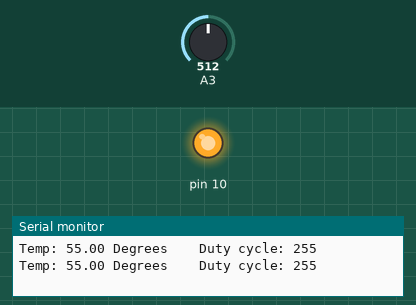
The sketch below on a simulated Arduino Uno, built with avr-gcc and run on an emulated ATmega328P. Shown: output pins drawn as LEDs (lit = HIGH), the last lines printed to the serial monitor. The test bench sets the inputs (shaded band); at power-on: A3 = 512.

Above: at 1.8 s.
1.9 s: A3 set to 343
3.4 s: A3 set to 313
At 4.8 s:
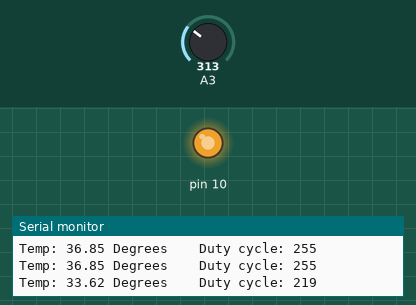
5.5 s: A3 set to 122
At 6.4 s:
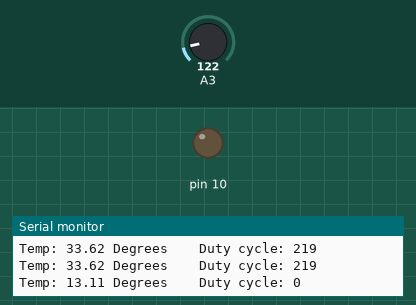
Timing chart, 0 to 8.5 s (numbered marks = the images above; inputs shaded):
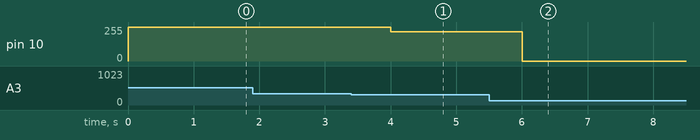

Measured:
- after the input at 3.4 s, pin 10: 255/255 → 219/255 after 0.60 s
- after the input at 5.5 s, pin 10: 219/255 → 0/255 after 0.51 s

The sketch:

zhinengwenkongfengshan3.4.ino
```cpp
double analogVotage;  //模拟电压值
double temp;          //温度
unsigned int dutyCycle;  //占空比
unsigned int tempMin = 25;  //零速温度，设为串口观察到的环境温度
unsigned int tempMax = 35;  //满速温度，设为串口观察到的手握元件温度
void setup() {
  Serial.begin(115200);      //设置串口波特率
  analogReference(INTERNAL);  //调用板载1.1V基准源
}
void loop() {
  analogVotage = 1.1*(float)analogRead(A3)/1024;   //把ADC读取值换算成电压
  temp = 100*analogVotage;      //电压换算成温度
  if (temp < tempMin){
      dutyCycle = 0;
      }
  else if (temp < tempMax){
      dutyCycle = (temp-tempMin)*255/(tempMax-tempMin);
      }
  else {
      dutyCycle = 255;
      }
  analogWrite(10,dutyCycle);  //产生PWM
  Serial.print("Temp: "); Serial.print(temp);
  Serial.print(" Degrees    Duty cycle: ");
  Serial.println(dutyCycle);
  delay(1000);    //等待0.1秒，控制刷新速度
}
```
